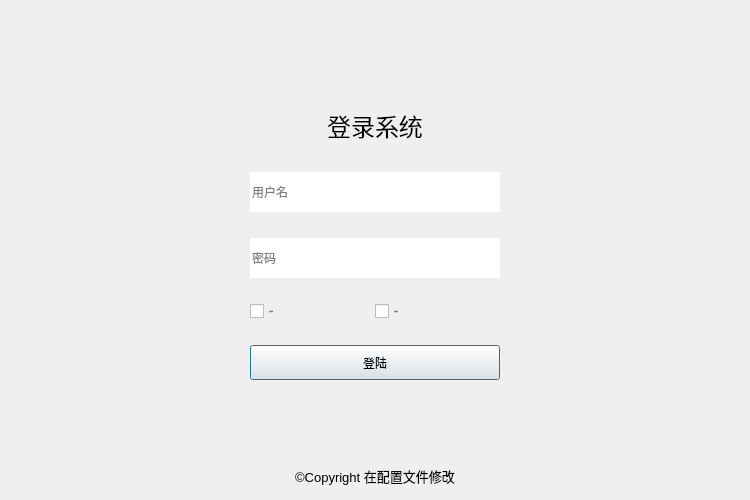
<?xml version="1.0" encoding="UTF-8"?>
<ui version="4.0">
 <class>Dialog</class>
 <widget class="QDialog" name="Dialog">
  <property name="geometry">
   <rect>
    <x>0</x>
    <y>0</y>
    <width>750</width>
    <height>500</height>
   </rect>
  </property>
  <property name="windowTitle">
   <string>登录系统</string>
  </property>
  <property name="windowIcon">
   <iconset resource="../resource/resource.qrc">
    <normaloff>:/resource/images/logo.png</normaloff>:/resource/images/logo.png</iconset>
  </property>
  <property name="styleSheet">
   <string notr="true"/>
  </property>
  <layout class="QHBoxLayout" name="horizontalLayout">
   <property name="spacing">
    <number>0</number>
   </property>
   <property name="leftMargin">
    <number>0</number>
   </property>
   <property name="topMargin">
    <number>0</number>
   </property>
   <property name="rightMargin">
    <number>0</number>
   </property>
   <property name="bottomMargin">
    <number>0</number>
   </property>
   <item>
    <widget class="QFrame" name="frame">
     <property name="styleSheet">
      <string notr="true"/>
     </property>
     <property name="frameShape">
      <enum>QFrame::NoFrame</enum>
     </property>
     <property name="frameShadow">
      <enum>QFrame::Raised</enum>
     </property>
     <widget class="QFrame" name="form">
      <property name="geometry">
       <rect>
        <x>230</x>
        <y>70</y>
        <width>290</width>
        <height>361</height>
       </rect>
      </property>
      <property name="frameShape">
       <enum>QFrame::NoFrame</enum>
      </property>
      <property name="frameShadow">
       <enum>QFrame::Raised</enum>
      </property>
      <layout class="QHBoxLayout" name="horizontalLayout_8">
       <property name="leftMargin">
        <number>20</number>
       </property>
       <property name="topMargin">
        <number>10</number>
       </property>
       <property name="rightMargin">
        <number>20</number>
       </property>
       <property name="bottomMargin">
        <number>20</number>
       </property>
       <item>
        <layout class="QVBoxLayout" name="verticalLayout_2" stretch="1,1,1,1,1">
         <property name="spacing">
          <number>0</number>
         </property>
         <item>
          <widget class="QLabel" name="label_2">
           <property name="maximumSize">
            <size>
             <width>9999</width>
             <height>40</height>
            </size>
           </property>
           <property name="font">
            <font>
             <family>黑体</family>
             <pointsize>18</pointsize>
             <weight>50</weight>
             <bold>false</bold>
            </font>
           </property>
           <property name="text">
            <string>登录系统</string>
           </property>
           <property name="alignment">
            <set>Qt::AlignCenter</set>
           </property>
          </widget>
         </item>
         <item>
          <layout class="QHBoxLayout" name="horizontalLayout_9" stretch="0">
           <property name="spacing">
            <number>0</number>
           </property>
           <item>
            <widget class="LineEdit" name="username">
             <property name="minimumSize">
              <size>
               <width>90</width>
               <height>40</height>
              </size>
             </property>
             <property name="font">
              <font>
               <family>Microsoft YaHei</family>
              </font>
             </property>
             <property name="tabletTracking">
              <bool>false</bool>
             </property>
             <property name="frame">
              <bool>false</bool>
             </property>
             <property name="placeholderText">
              <string>用户名</string>
             </property>
             <property name="clearButtonEnabled">
              <bool>true</bool>
             </property>
            </widget>
           </item>
          </layout>
         </item>
         <item>
          <layout class="QHBoxLayout" name="horizontalLayout_10" stretch="0">
           <property name="spacing">
            <number>0</number>
           </property>
           <item>
            <widget class="LineEdit" name="password">
             <property name="sizePolicy">
              <sizepolicy hsizetype="Expanding" vsizetype="Fixed">
               <horstretch>0</horstretch>
               <verstretch>0</verstretch>
              </sizepolicy>
             </property>
             <property name="minimumSize">
              <size>
               <width>90</width>
               <height>40</height>
              </size>
             </property>
             <property name="baseSize">
              <size>
               <width>0</width>
               <height>0</height>
              </size>
             </property>
             <property name="font">
              <font>
               <family>Microsoft YaHei</family>
              </font>
             </property>
             <property name="frame">
              <bool>false</bool>
             </property>
             <property name="echoMode">
              <enum>QLineEdit::Password</enum>
             </property>
             <property name="placeholderText">
              <string>密码</string>
             </property>
             <property name="clearButtonEnabled">
              <bool>true</bool>
             </property>
            </widget>
           </item>
          </layout>
         </item>
         <item>
          <layout class="QHBoxLayout" name="horizontalLayout_13">
           <property name="topMargin">
            <number>0</number>
           </property>
           <property name="rightMargin">
            <number>0</number>
           </property>
           <property name="bottomMargin">
            <number>0</number>
           </property>
           <item>
            <widget class="CheckBox" name="session">
             <property name="font">
              <font>
               <family>Segoe UI</family>
               <pointsize>-1</pointsize>
               <weight>50</weight>
               <italic>false</italic>
               <bold>false</bold>
              </font>
             </property>
             <property name="text">
              <string>自动登录</string>
             </property>
            </widget>
           </item>
           <item>
            <widget class="CheckBox" name="remember">
             <property name="font">
              <font>
               <family>Segoe UI</family>
               <pointsize>-1</pointsize>
               <weight>50</weight>
               <italic>false</italic>
               <bold>false</bold>
              </font>
             </property>
             <property name="text">
              <string>记住密码</string>
             </property>
            </widget>
           </item>
          </layout>
         </item>
         <item>
          <widget class="PrimaryPushButton" name="login">
           <property name="sizePolicy">
            <sizepolicy hsizetype="Preferred" vsizetype="Fixed">
             <horstretch>0</horstretch>
             <verstretch>0</verstretch>
            </sizepolicy>
           </property>
           <property name="minimumSize">
            <size>
             <width>0</width>
             <height>35</height>
            </size>
           </property>
           <property name="font">
            <font>
             <family>Microsoft YaHei</family>
            </font>
           </property>
           <property name="text">
            <string>登陆</string>
           </property>
           <property name="default">
            <bool>true</bool>
           </property>
          </widget>
         </item>
        </layout>
       </item>
      </layout>
     </widget>
     <widget class="QLabel" name="copyright">
      <property name="geometry">
       <rect>
        <x>265</x>
        <y>460</y>
        <width>220</width>
        <height>31</height>
       </rect>
      </property>
      <property name="font">
       <font>
        <family>Arial</family>
        <pointsize>10</pointsize>
       </font>
      </property>
      <property name="text">
       <string>©Copyright 在配置文件修改</string>
      </property>
      <property name="alignment">
       <set>Qt::AlignCenter</set>
      </property>
     </widget>
    </widget>
   </item>
  </layout>
 </widget>
 <customwidgets>
  <customwidget>
   <class>CheckBox</class>
   <extends>QCheckBox</extends>
   <header>qfluentwidgets</header>
  </customwidget>
  <customwidget>
   <class>PushButton</class>
   <extends>QPushButton</extends>
   <header>qfluentwidgets</header>
  </customwidget>
  <customwidget>
   <class>PrimaryPushButton</class>
   <extends>PushButton</extends>
   <header>qfluentwidgets</header>
  </customwidget>
  <customwidget>
   <class>LineEdit</class>
   <extends>QLineEdit</extends>
   <header>qfluentwidgets</header>
  </customwidget>
 </customwidgets>
 <resources>
  <include location="../resource/resource.qrc"/>
 </resources>
 <connections/>
</ui>
